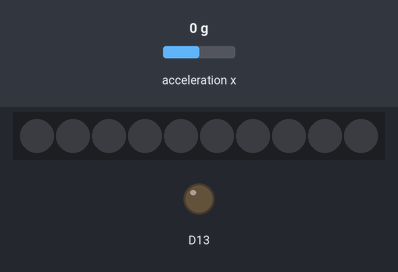
Recording of a sketch running on a simulated Adafruit Circuit Playground Express. Parts: 10 RGB LEDs in strip order, left to right, output pins drawn as LEDs (lit = HIGH). The inputs (shaded band) are chosen by the test bench; at power-on: acceleration x 0 g. Dim RGB values are drawn brighter than linear; what the sketch prints to the serial monitor is not drawn.

Above: at 1.2 s.
1.3 s: acceleration x set to 0.2 g
At 2.0 s:
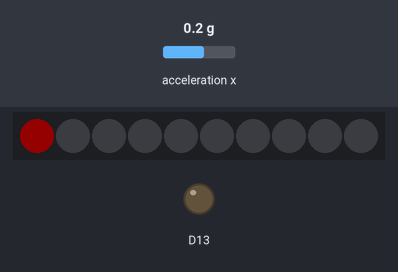
Timing chart, 0 to 2.8 s (numbered marks = the images above; inputs shaded):
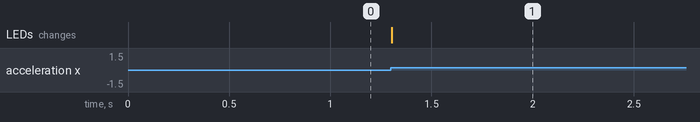

The sketch:

sc3.ino
```cpp
#include <Adafruit_CircuitPlayground.h>


#define N 15 //number of samples in sliding window
#define numofLEDs 5 //number of LEDs to be blinked
#define arr_len(a) (sizeof(a)/sizeof(*a))

float slidingWindow[N]={0} ;
float thresholdlimit =0.3; //to check level crossing
float timeDebounce =300; //around 0.3s for one step
float Xdiff,Xdelta,Xnew, oldAccelVal = 0;
float maxaccel =0;

unsigned long oldTs,ts = 0;
int stepCount = 0;

void setup() {

  Serial.begin(9600); // Start com port
  CircuitPlayground.begin();
  CircuitPlayground.clearPixels(); //clear all pixels

}

void loop() {

    Xnew = CircuitPlayground.motionX();
    //X = Xnew-oldAccelVal;
    ts = millis();
   // oldAccelVal = Xnew;

    Serial.print(" X: ");
    Serial.print(Xnew);
    Serial.print(" Timestamp: ");
    Serial.println(ts);

    signalprocessing(Xnew,ts);

    Serial.print("StepCount :");
    Serial.println(stepCount);

    GlowLEDs(stepCount);
}

//Signal Processing block - Peak Detection/Sliding Window/Threshold crossing/time Debounce

void signalprocessing(float Xtemp, unsigned long T){
  Xdelta = Xtemp - oldAccelVal; //change in Accel
  oldAccelVal = Xtemp;

  float absaccel = Xdelta - thresholdlimit; //threshold crossing

  addToWindow(absaccel);
  maxaccel = getMax();

  if(maxaccel >0.2)  // array of maximas crossing threshold
  {
    if ((T -oldTs)>timeDebounce) //Time Debounce
    {
      stepCount+=1;
    }
    oldTs = T;
  }

}

//Function to add new entry inthe Sliding Window

void addToWindow(float accelMag){
  for(int i = 1;i<arr_len(slidingWindow);i++){
    slidingWindow[i-1] = slidingWindow[i];
  }
  slidingWindow[arr_len(slidingWindow)-1] = accelMag;
}

//Function to get maximum out of the current values in the sliding Window

float getMax (){
  float max_temp = slidingWindow[0];
  for(int i=1;i<N;i++){
    if(slidingWindow[i]>max_temp){
     max_temp =slidingWindow[i];
    }
  }
  return max_temp;
}

//Function to convert steps into binary and display on array of 5 LEDs

void GlowLEDs(int numsteps){

    for (int i=0; i<numofLEDs; i++) {
    if (numsteps%2)
      CircuitPlayground.setPixelColor(i, 255,   0,   0); //ON or'1'
    else
      CircuitPlayground.setPixelColor(i, 0,   0,   0); //OFF or '0'
    numsteps/=2;
  }
}
```

Measured:
- the behaviour switches between 0 and 0.1 g on acceleration x (found by bisection; images 0 and 1)
- after the input at 1.3 s, the LEDs: change at once (image 1)
